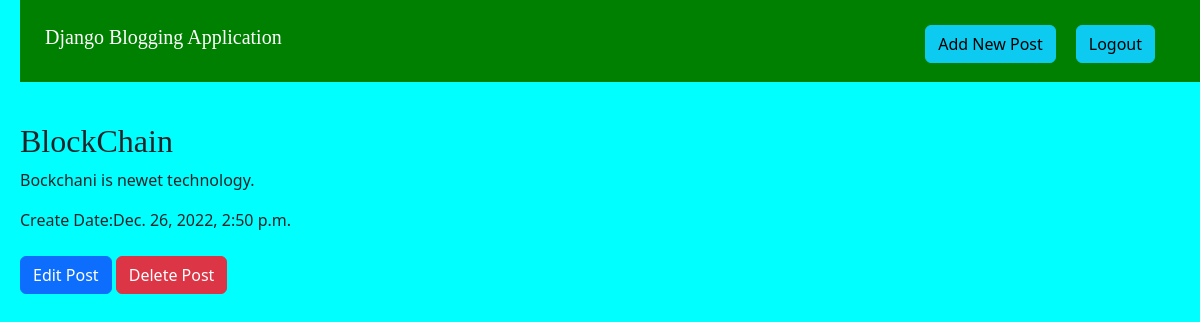
The app's page /post/5/ (signed in) with its own data.
### blog_app/models.py (models this page shows, shortened)
class BlogPost(models.Model):
    Author=models.ForeignKey(settings.AUTH_USER_MODEL,on_delete=models.CASCADE)
    Title=models.CharField(max_length=255)
    Blog_Content=models.TextField()
    Create_Date=models.DateTimeField(default=timezone.now)
    Publish_Date=models.DateTimeField(blank=True,null=True)

### blog_app/views.py (the view)
# urls.py: path("post/<int:pk>/", views.post_detail,name='post_detail'),
@login_required(login_url='login')
def post_detail(request,pk):
   post_data=get_object_or_404(BlogPost,pk=pk)
   return render(request,'blog_app/post_detail.html',{'post':post_data})

### blog_app/templates/blog_app/post_detail.html (shortened to what this page needs)
{% extends 'blog_app/base.html' %}
{% block content %}
    <article class="post">
    <h2>{{ post.Title }}</h2>
    <p> {{ post.Blog_Content }}</p>
    <time> Create Date:{{ post.Create_Date }}</time>
     <br><br>
     <a class="btn btn-primary" href="{% url 'post_edit' pk=post.pk %}">Edit Post</a>
     <a class="btn btn-danger" href="{% url 'post_delete' pk=post.pk %}">Delete Post</a>
    </article>
{% endblock %}

### blog_app/static/css/blog.css (style rules this page uses)
a:link { text-decoration: none; }
body { padding-lef : 40px; margin-left : 20px; background-color : cyan; }
.post { margin-bottom:70px; }
h1,h2,h3,h4 { font-family: 'Oswald', sans-serif; font-family: 'PT Serif', serif; }

### records on screen
BlogPost: Title "BlockChain", Blog_Content "Bockchani is newet technology.", Create_Date "Dec. 26, 2022, 2:50 p.m."
